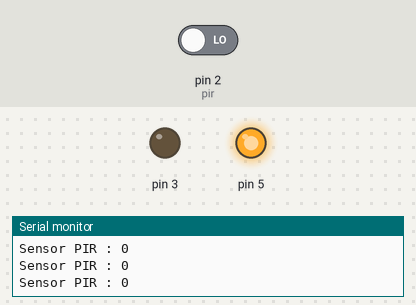
A sketch run on a simulated Arduino Uno, built with avr-gcc and run on an emulated ATmega328P. Parts: output pins drawn as LEDs (lit = HIGH), the last lines printed to the serial monitor. The inputs (shaded band) are chosen by the test bench; at power-on: pin 2 (pir) LOW.

Above: at 1.2 s.
1.3 s: pin 2 (pir) driven HIGH
At 2.5 s:
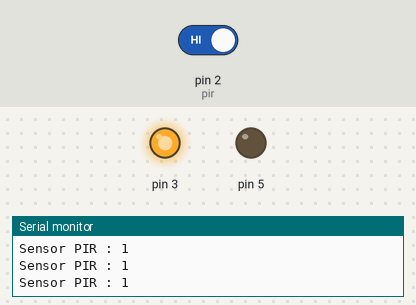
2.8 s: pin 2 (pir) driven LOW
At 3.8 s:
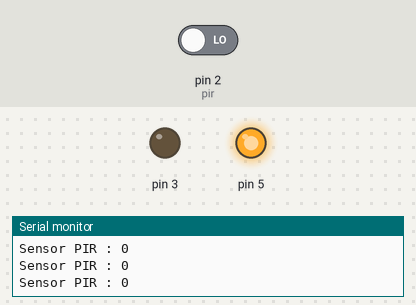
Timing chart, 0 to 5.8 s (numbered marks = the images above; inputs shaded):
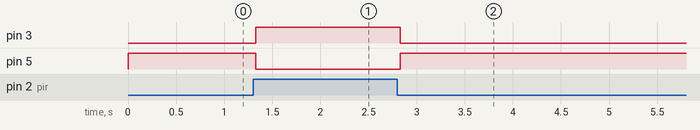

The sketch:

Program_PIR.ino
```cpp
// define pin
int pir = 2;

//define variable
int data;

void setup() {
// put your setup code here, to run once:
Serial.begin (9600);
pinMode (3, OUTPUT);
pinMode (5, OUTPUT);
pinMode (2, INPUT);
}

void loop() {

// put your main code here, to run repeatedly:

data = digitalRead (pir);
Serial.print ("Sensor PIR : ");
Serial.println (data);

if (data == 1) {
  digitalWrite (3, HIGH);
  digitalWrite (5, LOW);
  }

else {
  digitalWrite (3, LOW);
  digitalWrite (5, HIGH);
  }

}
```

Measured:
- after the input at 1.3 s, pin 3: LOW → HIGH at once; pin 5: HIGH → LOW at once
- after the input at 2.8 s, pin 3: HIGH → LOW at once; pin 5: LOW → HIGH at once
